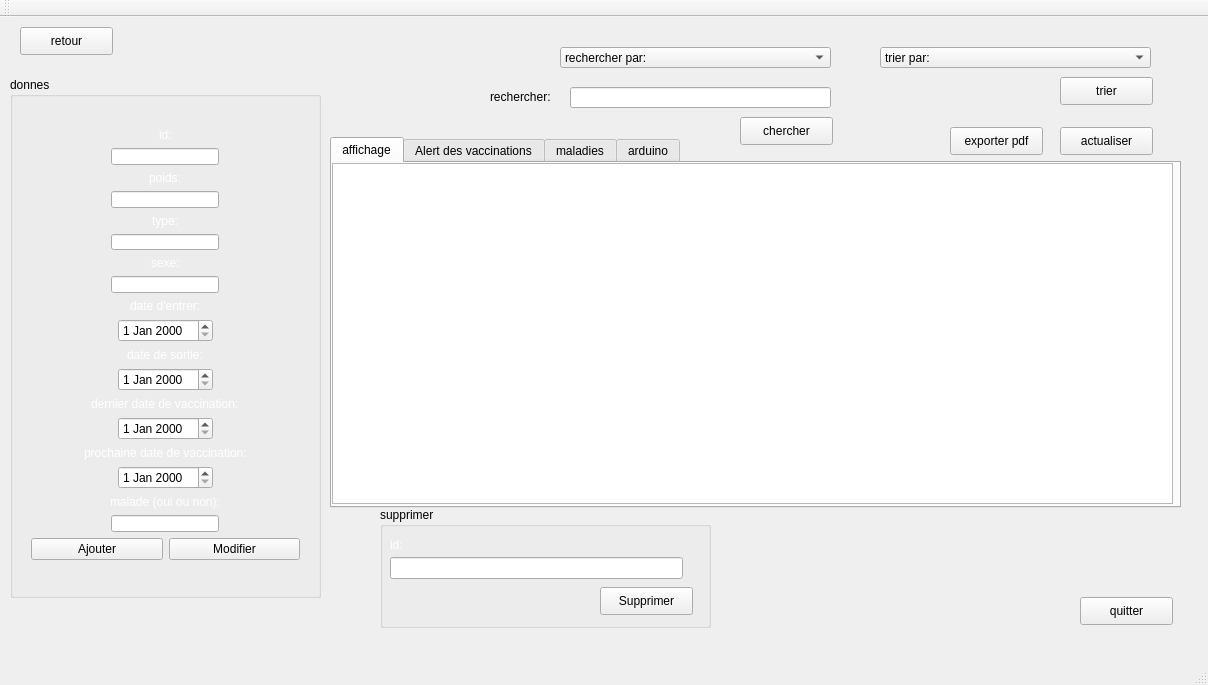
<?xml version="1.0" encoding="UTF-8"?>
<ui version="4.0">
 <class>MainWindow</class>
 <widget class="QMainWindow" name="MainWindow">
  <property name="geometry">
   <rect>
    <x>0</x>
    <y>0</y>
    <width>1208</width>
    <height>685</height>
   </rect>
  </property>
  <property name="windowTitle">
   <string>Gestion des Clients</string>
  </property>
  <widget class="QWidget" name="centralWidget">
   <widget class="QGroupBox" name="groupBox">
    <property name="geometry">
     <rect>
      <x>10</x>
      <y>60</y>
      <width>311</width>
      <height>521</height>
     </rect>
    </property>
    <property name="title">
     <string>donnes</string>
    </property>
    <widget class="QWidget" name="verticalLayoutWidget">
     <property name="geometry">
      <rect>
       <x>10</x>
       <y>40</y>
       <width>291</width>
       <height>454</height>
      </rect>
     </property>
     <layout class="QVBoxLayout" name="verticalLayout">
      <item alignment="Qt::AlignHCenter">
       <widget class="QLabel" name="label_17">
        <property name="styleSheet">
         <string notr="true">color: rgb(255, 255, 255);</string>
        </property>
        <property name="text">
         <string>id:</string>
        </property>
       </widget>
      </item>
      <item alignment="Qt::AlignHCenter|Qt::AlignVCenter">
       <widget class="QLineEdit" name="GA_le_id">
        <property name="minimumSize">
         <size>
          <width>50</width>
          <height>10</height>
         </size>
        </property>
        <property name="maximumSize">
         <size>
          <width>250</width>
          <height>50</height>
         </size>
        </property>
        <property name="maxLength">
         <number>93</number>
        </property>
       </widget>
      </item>
      <item alignment="Qt::AlignHCenter">
       <widget class="QLabel" name="label_16">
        <property name="styleSheet">
         <string notr="true">color: rgb(255, 255, 255);</string>
        </property>
        <property name="text">
         <string>poids:</string>
        </property>
       </widget>
      </item>
      <item alignment="Qt::AlignHCenter|Qt::AlignVCenter">
       <widget class="QLineEdit" name="GA_le_poids">
        <property name="minimumSize">
         <size>
          <width>50</width>
          <height>10</height>
         </size>
        </property>
        <property name="maximumSize">
         <size>
          <width>250</width>
          <height>50</height>
         </size>
        </property>
        <property name="maxLength">
         <number>93</number>
        </property>
       </widget>
      </item>
      <item alignment="Qt::AlignHCenter">
       <widget class="QLabel" name="label_15">
        <property name="styleSheet">
         <string notr="true">color: rgb(255, 255, 255);</string>
        </property>
        <property name="text">
         <string>type:</string>
        </property>
       </widget>
      </item>
      <item alignment="Qt::AlignHCenter|Qt::AlignVCenter">
       <widget class="QLineEdit" name="GA_le_type">
        <property name="minimumSize">
         <size>
          <width>50</width>
          <height>10</height>
         </size>
        </property>
        <property name="maximumSize">
         <size>
          <width>250</width>
          <height>50</height>
         </size>
        </property>
        <property name="maxLength">
         <number>93</number>
        </property>
       </widget>
      </item>
      <item alignment="Qt::AlignHCenter">
       <widget class="QLabel" name="label_14">
        <property name="styleSheet">
         <string notr="true">color: rgb(255, 255, 255);</string>
        </property>
        <property name="text">
         <string>sexe:</string>
        </property>
       </widget>
      </item>
      <item alignment="Qt::AlignHCenter|Qt::AlignVCenter">
       <widget class="QLineEdit" name="GA_le_sexe">
        <property name="minimumSize">
         <size>
          <width>50</width>
          <height>10</height>
         </size>
        </property>
        <property name="maximumSize">
         <size>
          <width>250</width>
          <height>50</height>
         </size>
        </property>
        <property name="maxLength">
         <number>93</number>
        </property>
       </widget>
      </item>
      <item alignment="Qt::AlignHCenter">
       <widget class="QLabel" name="label_11">
        <property name="styleSheet">
         <string notr="true">color: rgb(255, 255, 255);</string>
        </property>
        <property name="text">
         <string>date d'entrer:</string>
        </property>
       </widget>
      </item>
      <item alignment="Qt::AlignHCenter">
       <widget class="QDateEdit" name="GA_le_date_enter"/>
      </item>
      <item alignment="Qt::AlignHCenter">
       <widget class="QLabel" name="label_12">
        <property name="styleSheet">
         <string notr="true">color: rgb(255, 255, 255);</string>
        </property>
        <property name="text">
         <string>date de sortie:</string>
        </property>
       </widget>
      </item>
      <item alignment="Qt::AlignHCenter">
       <widget class="QDateEdit" name="GA_le_date_sortie"/>
      </item>
      <item alignment="Qt::AlignHCenter">
       <widget class="QLabel" name="label_13">
        <property name="styleSheet">
         <string notr="true">color: rgb(255, 255, 255);</string>
        </property>
        <property name="text">
         <string>dernier date de vaccination:</string>
        </property>
       </widget>
      </item>
      <item alignment="Qt::AlignHCenter">
       <widget class="QDateEdit" name="GA_le_dernier_vaccination"/>
      </item>
      <item alignment="Qt::AlignHCenter">
       <widget class="QLabel" name="label_18">
        <property name="styleSheet">
         <string notr="true">color: rgb(255, 255, 255);</string>
        </property>
        <property name="text">
         <string>prochaine date de vaccination:</string>
        </property>
       </widget>
      </item>
      <item alignment="Qt::AlignHCenter">
       <widget class="QDateEdit" name="GA_le_prochaine_vaccination"/>
      </item>
      <item alignment="Qt::AlignHCenter">
       <widget class="QLabel" name="label_19">
        <property name="styleSheet">
         <string notr="true">color: rgb(255, 255, 255);</string>
        </property>
        <property name="text">
         <string>malade (oui ou non):</string>
        </property>
       </widget>
      </item>
      <item alignment="Qt::AlignHCenter">
       <widget class="QLineEdit" name="GA_le_malade">
        <property name="minimumSize">
         <size>
          <width>50</width>
          <height>10</height>
         </size>
        </property>
        <property name="maximumSize">
         <size>
          <width>250</width>
          <height>50</height>
         </size>
        </property>
        <property name="maxLength">
         <number>93</number>
        </property>
       </widget>
      </item>
      <item>
       <layout class="QHBoxLayout" name="horizontalLayout">
        <item>
         <widget class="QPushButton" name="GA_ajouter">
          <property name="text">
           <string>Ajouter</string>
          </property>
         </widget>
        </item>
        <item>
         <widget class="QPushButton" name="GA_modifier">
          <property name="text">
           <string>Modifier</string>
          </property>
         </widget>
        </item>
       </layout>
      </item>
     </layout>
    </widget>
   </widget>
   <widget class="QTabWidget" name="tabWidget_2">
    <property name="geometry">
     <rect>
      <x>330</x>
      <y>120</y>
      <width>851</width>
      <height>371</height>
     </rect>
    </property>
    <property name="currentIndex">
     <number>0</number>
    </property>
    <widget class="QWidget" name="tab_3">
     <attribute name="title">
      <string>affichage</string>
     </attribute>
     <widget class="QDateEdit" name="dateEdit_6">
      <property name="geometry">
       <rect>
        <x>630</x>
        <y>400</y>
        <width>121</width>
        <height>22</height>
       </rect>
      </property>
     </widget>
     <widget class="QTableView" name="GA_tableView1">
      <property name="geometry">
       <rect>
        <x>0</x>
        <y>0</y>
        <width>841</width>
        <height>341</height>
       </rect>
      </property>
     </widget>
    </widget>
    <widget class="QWidget" name="tab_4">
     <attribute name="title">
      <string>Alert des vaccinations</string>
     </attribute>
     <widget class="QTableView" name="GA_tableView2">
      <property name="geometry">
       <rect>
        <x>10</x>
        <y>10</y>
        <width>541</width>
        <height>281</height>
       </rect>
      </property>
     </widget>
     <widget class="QPushButton" name="GA_analyzeButton">
      <property name="geometry">
       <rect>
        <x>620</x>
        <y>270</y>
        <width>151</width>
        <height>28</height>
       </rect>
      </property>
      <property name="text">
       <string>analyser le tableau</string>
      </property>
     </widget>
     <widget class="QLabel" name="label_4">
      <property name="geometry">
       <rect>
        <x>-360</x>
        <y>-190</y>
        <width>1241</width>
        <height>681</height>
       </rect>
      </property>
      <property name="text">
       <string/>
      </property>
      <property name="pixmap">
       <pixmap>../qt/smart farm back 1 (1).png</pixmap>
      </property>
      <property name="scaledContents">
       <bool>true</bool>
      </property>
     </widget>
     <widget class="QGroupBox" name="groupBox_2">
      <property name="geometry">
       <rect>
        <x>580</x>
        <y>20</y>
        <width>251</width>
        <height>231</height>
       </rect>
      </property>
      <property name="title">
       <string>Alert vaccination des animaux malades</string>
      </property>
      <widget class="QLineEdit" name="GA_reminderTextEdit">
       <property name="geometry">
        <rect>
         <x>110</x>
         <y>30</y>
         <width>113</width>
         <height>22</height>
        </rect>
       </property>
      </widget>
      <widget class="QDateTimeEdit" name="GA_reminderDateTimeEdit">
       <property name="geometry">
        <rect>
         <x>23</x>
         <y>90</y>
         <width>201</width>
         <height>22</height>
        </rect>
       </property>
      </widget>
      <widget class="QLabel" name="label_5">
       <property name="geometry">
        <rect>
         <x>20</x>
         <y>30</y>
         <width>56</width>
         <height>16</height>
        </rect>
       </property>
       <property name="styleSheet">
        <string notr="true">color: rgb(255, 255, 255);</string>
       </property>
       <property name="text">
        <string>id:</string>
       </property>
      </widget>
      <widget class="QLabel" name="label_6">
       <property name="geometry">
        <rect>
         <x>20</x>
         <y>60</y>
         <width>121</width>
         <height>16</height>
        </rect>
       </property>
       <property name="styleSheet">
        <string notr="true">color: rgb(255, 255, 255);</string>
       </property>
       <property name="text">
        <string>date d'alarm:</string>
       </property>
      </widget>
      <widget class="QPushButton" name="GA_showRemindersButton">
       <property name="geometry">
        <rect>
         <x>20</x>
         <y>170</y>
         <width>93</width>
         <height>28</height>
        </rect>
       </property>
       <property name="text">
        <string>afficher alarm</string>
       </property>
      </widget>
      <widget class="QPushButton" name="GA_addReminderButton">
       <property name="geometry">
        <rect>
         <x>140</x>
         <y>170</y>
         <width>93</width>
         <height>28</height>
        </rect>
       </property>
       <property name="text">
        <string>ajouter alarm</string>
       </property>
      </widget>
     </widget>
     <zorder>label_4</zorder>
     <zorder>GA_tableView2</zorder>
     <zorder>GA_analyzeButton</zorder>
     <zorder>groupBox_2</zorder>
    </widget>
    <widget class="QWidget" name="tab_5">
     <attribute name="title">
      <string>maladies</string>
     </attribute>
     <widget class="QGroupBox" name="groupBox_6">
      <property name="geometry">
       <rect>
        <x>10</x>
        <y>10</y>
        <width>251</width>
        <height>171</height>
       </rect>
      </property>
      <property name="title">
       <string>symptomes</string>
      </property>
      <widget class="QComboBox" name="GA_comboBox1">
       <property name="geometry">
        <rect>
         <x>10</x>
         <y>20</y>
         <width>221</width>
         <height>21</height>
        </rect>
       </property>
       <item>
        <property name="text">
         <string>symptom1</string>
        </property>
       </item>
       <item>
        <property name="text">
         <string>aucun</string>
        </property>
       </item>
       <item>
        <property name="text">
         <string>fièvre</string>
        </property>
       </item>
       <item>
        <property name="text">
         <string>perte d'appétit</string>
        </property>
       </item>
       <item>
        <property name="text">
         <string>difficulté respiratoire</string>
        </property>
       </item>
       <item>
        <property name="text">
         <string>écoulement nasal</string>
        </property>
       </item>
       <item>
        <property name="text">
         <string>éternuements</string>
        </property>
       </item>
       <item>
        <property name="text">
         <string>léthargie</string>
        </property>
       </item>
      </widget>
      <widget class="QComboBox" name="GA_comboBox2">
       <property name="geometry">
        <rect>
         <x>10</x>
         <y>50</y>
         <width>221</width>
         <height>21</height>
        </rect>
       </property>
       <item>
        <property name="text">
         <string>symptom2</string>
        </property>
       </item>
       <item>
        <property name="text">
         <string>aucun</string>
        </property>
       </item>
       <item>
        <property name="text">
         <string>fièvre</string>
        </property>
       </item>
       <item>
        <property name="text">
         <string>perte d'appétit</string>
        </property>
       </item>
       <item>
        <property name="text">
         <string>difficulté respiratoire</string>
        </property>
       </item>
       <item>
        <property name="text">
         <string>écoulement nasal</string>
        </property>
       </item>
       <item>
        <property name="text">
         <string>éternuements</string>
        </property>
       </item>
       <item>
        <property name="text">
         <string>léthargie</string>
        </property>
       </item>
      </widget>
      <widget class="QComboBox" name="GA_comboBox3">
       <property name="geometry">
        <rect>
         <x>10</x>
         <y>80</y>
         <width>221</width>
         <height>21</height>
        </rect>
       </property>
       <item>
        <property name="text">
         <string>symptom3</string>
        </property>
       </item>
       <item>
        <property name="text">
         <string>aucun</string>
        </property>
       </item>
       <item>
        <property name="text">
         <string>fièvre</string>
        </property>
       </item>
       <item>
        <property name="text">
         <string>perte d'appétit</string>
        </property>
       </item>
       <item>
        <property name="text">
         <string>difficulté respiratoire</string>
        </property>
       </item>
       <item>
        <property name="text">
         <string>écoulement nasal</string>
        </property>
       </item>
       <item>
        <property name="text">
         <string>éternuements</string>
        </property>
       </item>
       <item>
        <property name="text">
         <string>léthargie</string>
        </property>
       </item>
      </widget>
      <widget class="QPushButton" name="GA_calculateProbabilityButton">
       <property name="geometry">
        <rect>
         <x>150</x>
         <y>130</y>
         <width>93</width>
         <height>28</height>
        </rect>
       </property>
       <property name="text">
        <string>rechercher</string>
       </property>
      </widget>
     </widget>
     <widget class="QLabel" name="label_3">
      <property name="geometry">
       <rect>
        <x>-360</x>
        <y>-180</y>
        <width>1231</width>
        <height>661</height>
       </rect>
      </property>
      <property name="text">
       <string/>
      </property>
      <property name="pixmap">
       <pixmap>../qt/smart farm back 1 (1).png</pixmap>
      </property>
      <property name="scaledContents">
       <bool>true</bool>
      </property>
     </widget>
     <widget class="QLineEdit" name="GA_resultLineEdit">
      <property name="geometry">
       <rect>
        <x>270</x>
        <y>10</y>
        <width>571</width>
        <height>61</height>
       </rect>
      </property>
     </widget>
     <widget class="QWidget" name="GA_widget" native="true">
      <property name="geometry">
       <rect>
        <x>380</x>
        <y>80</y>
        <width>441</width>
        <height>331</height>
       </rect>
      </property>
     </widget>
     <widget class="QPushButton" name="GA_stat">
      <property name="geometry">
       <rect>
        <x>270</x>
        <y>300</y>
        <width>93</width>
        <height>28</height>
       </rect>
      </property>
      <property name="text">
       <string>statistique </string>
      </property>
     </widget>
     <zorder>label_3</zorder>
     <zorder>groupBox_6</zorder>
     <zorder>GA_resultLineEdit</zorder>
     <zorder>GA_widget</zorder>
     <zorder>GA_stat</zorder>
    </widget>
    <widget class="QWidget" name="tab">
     <attribute name="title">
      <string>arduino</string>
     </attribute>
     <widget class="QPushButton" name="GA_manualButton">
      <property name="geometry">
       <rect>
        <x>620</x>
        <y>100</y>
        <width>93</width>
        <height>28</height>
       </rect>
      </property>
      <property name="text">
       <string>parcourir</string>
      </property>
     </widget>
     <widget class="QLabel" name="label_9">
      <property name="geometry">
       <rect>
        <x>20</x>
        <y>140</y>
        <width>251</width>
        <height>20</height>
       </rect>
      </property>
      <property name="styleSheet">
       <string notr="true">color: rgb(255, 255, 255);</string>
      </property>
      <property name="text">
       <string>nombre de fois desirer dans ce mois:</string>
      </property>
     </widget>
     <widget class="QLineEdit" name="GA_animalIDLineEdit">
      <property name="geometry">
       <rect>
        <x>240</x>
        <y>110</y>
        <width>113</width>
        <height>22</height>
       </rect>
      </property>
     </widget>
     <widget class="QLabel" name="label_10">
      <property name="geometry">
       <rect>
        <x>20</x>
        <y>110</y>
        <width>56</width>
        <height>16</height>
       </rect>
      </property>
      <property name="styleSheet">
       <string notr="true">color: rgb(255, 255, 255);</string>
      </property>
      <property name="text">
       <string>id:</string>
      </property>
     </widget>
     <widget class="QSpinBox" name="GA_feedingGoalSpinBox">
      <property name="geometry">
       <rect>
        <x>320</x>
        <y>140</y>
        <width>42</width>
        <height>22</height>
       </rect>
      </property>
     </widget>
     <widget class="QLabel" name="label_7">
      <property name="geometry">
       <rect>
        <x>-340</x>
        <y>-160</y>
        <width>1221</width>
        <height>631</height>
       </rect>
      </property>
      <property name="text">
       <string/>
      </property>
      <property name="pixmap">
       <pixmap>../qt/smart farm back 1 (1).png</pixmap>
      </property>
      <property name="scaledContents">
       <bool>true</bool>
      </property>
     </widget>
     <zorder>label_7</zorder>
     <zorder>GA_manualButton</zorder>
     <zorder>label_9</zorder>
     <zorder>GA_animalIDLineEdit</zorder>
     <zorder>label_10</zorder>
     <zorder>GA_feedingGoalSpinBox</zorder>
    </widget>
   </widget>
   <widget class="QGroupBox" name="groupBox_3">
    <property name="geometry">
     <rect>
      <x>380</x>
      <y>490</y>
      <width>331</width>
      <height>121</height>
     </rect>
    </property>
    <property name="title">
     <string>supprimer</string>
    </property>
    <widget class="QPushButton" name="GA_supprimer">
     <property name="geometry">
      <rect>
       <x>220</x>
       <y>80</y>
       <width>93</width>
       <height>28</height>
      </rect>
     </property>
     <property name="text">
      <string>Supprimer</string>
     </property>
    </widget>
    <widget class="QLineEdit" name="GA_le_supprimer">
     <property name="geometry">
      <rect>
       <x>10</x>
       <y>50</y>
       <width>293</width>
       <height>22</height>
      </rect>
     </property>
     <property name="maxLength">
      <number>93</number>
     </property>
    </widget>
    <widget class="QLabel" name="label_20">
     <property name="geometry">
      <rect>
       <x>10</x>
       <y>30</y>
       <width>293</width>
       <height>16</height>
      </rect>
     </property>
     <property name="styleSheet">
      <string notr="true">color: rgb(255, 255, 255);</string>
     </property>
     <property name="text">
      <string>id:</string>
     </property>
    </widget>
   </widget>
   <widget class="QPushButton" name="GA_quitter">
    <property name="geometry">
     <rect>
      <x>1080</x>
      <y>580</y>
      <width>93</width>
      <height>28</height>
     </rect>
    </property>
    <property name="text">
     <string>quitter</string>
    </property>
   </widget>
   <widget class="QPushButton" name="pushButton_2">
    <property name="geometry">
     <rect>
      <x>20</x>
      <y>10</y>
      <width>93</width>
      <height>28</height>
     </rect>
    </property>
    <property name="text">
     <string>retour</string>
    </property>
   </widget>
   <widget class="QLineEdit" name="GA_lineEditSearch">
    <property name="geometry">
     <rect>
      <x>570</x>
      <y>70</y>
      <width>261</width>
      <height>21</height>
     </rect>
    </property>
   </widget>
   <widget class="QLabel" name="label_2">
    <property name="geometry">
     <rect>
      <x>490</x>
      <y>70</y>
      <width>101</width>
      <height>20</height>
     </rect>
    </property>
    <property name="text">
     <string>rechercher:</string>
    </property>
   </widget>
   <widget class="QPushButton" name="GA_rechercherButton">
    <property name="geometry">
     <rect>
      <x>740</x>
      <y>100</y>
      <width>93</width>
      <height>28</height>
     </rect>
    </property>
    <property name="text">
     <string>chercher</string>
    </property>
   </widget>
   <widget class="QComboBox" name="GA_comboBoxSort">
    <property name="geometry">
     <rect>
      <x>880</x>
      <y>30</y>
      <width>271</width>
      <height>21</height>
     </rect>
    </property>
    <item>
     <property name="text">
      <string>trier par:</string>
     </property>
    </item>
    <item>
     <property name="text">
      <string>id</string>
     </property>
    </item>
    <item>
     <property name="text">
      <string>poids</string>
     </property>
    </item>
    <item>
     <property name="text">
      <string>type</string>
     </property>
    </item>
   </widget>
   <widget class="QPushButton" name="GA_pdfButton">
    <property name="geometry">
     <rect>
      <x>950</x>
      <y>110</y>
      <width>93</width>
      <height>28</height>
     </rect>
    </property>
    <property name="text">
     <string>exporter pdf</string>
    </property>
   </widget>
   <widget class="QLabel" name="label">
    <property name="geometry">
     <rect>
      <x>0</x>
      <y>-40</y>
      <width>1201</width>
      <height>671</height>
     </rect>
    </property>
    <property name="text">
     <string/>
    </property>
    <property name="pixmap">
     <pixmap>../qt/smart farm back 1 (1).png</pixmap>
    </property>
    <property name="scaledContents">
     <bool>true</bool>
    </property>
   </widget>
   <widget class="QPushButton" name="GA_trierButton">
    <property name="geometry">
     <rect>
      <x>1060</x>
      <y>60</y>
      <width>93</width>
      <height>28</height>
     </rect>
    </property>
    <property name="text">
     <string>trier</string>
    </property>
   </widget>
   <widget class="QComboBox" name="GA_comboBoxSearch">
    <property name="geometry">
     <rect>
      <x>560</x>
      <y>30</y>
      <width>271</width>
      <height>21</height>
     </rect>
    </property>
    <item>
     <property name="text">
      <string>rechercher par:</string>
     </property>
    </item>
    <item>
     <property name="text">
      <string>id</string>
     </property>
    </item>
    <item>
     <property name="text">
      <string>poids</string>
     </property>
    </item>
    <item>
     <property name="text">
      <string>type</string>
     </property>
    </item>
   </widget>
   <widget class="QPushButton" name="GA_resetButton">
    <property name="geometry">
     <rect>
      <x>1060</x>
      <y>110</y>
      <width>93</width>
      <height>28</height>
     </rect>
    </property>
    <property name="text">
     <string>actualiser</string>
    </property>
   </widget>
   <zorder>label</zorder>
   <zorder>groupBox</zorder>
   <zorder>tabWidget_2</zorder>
   <zorder>groupBox_3</zorder>
   <zorder>GA_quitter</zorder>
   <zorder>pushButton_2</zorder>
   <zorder>GA_lineEditSearch</zorder>
   <zorder>label_2</zorder>
   <zorder>GA_rechercherButton</zorder>
   <zorder>GA_comboBoxSort</zorder>
   <zorder>GA_pdfButton</zorder>
   <zorder>GA_trierButton</zorder>
   <zorder>GA_comboBoxSearch</zorder>
   <zorder>GA_resetButton</zorder>
  </widget>
  <widget class="QMenuBar" name="menuBar">
   <property name="geometry">
    <rect>
     <x>0</x>
     <y>0</y>
     <width>1208</width>
     <height>26</height>
    </rect>
   </property>
  </widget>
  <widget class="QToolBar" name="mainToolBar">
   <attribute name="toolBarArea">
    <enum>TopToolBarArea</enum>
   </attribute>
   <attribute name="toolBarBreak">
    <bool>false</bool>
   </attribute>
  </widget>
  <widget class="QStatusBar" name="statusBar"/>
 </widget>
 <layoutdefault spacing="6" margin="11"/>
 <resources/>
 <connections/>
</ui>
